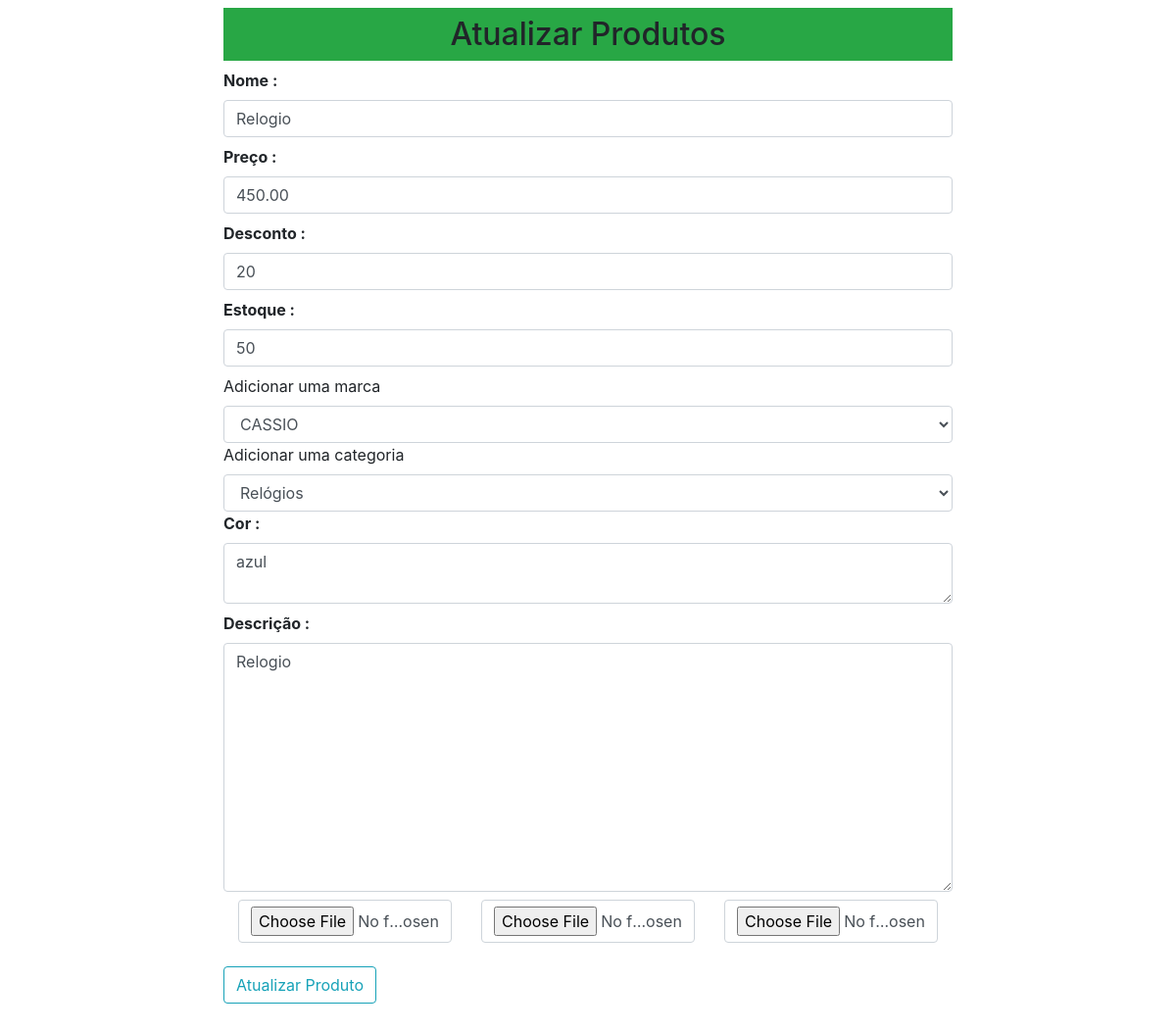
The page /updateproduto/1 on the database as committed earlier.
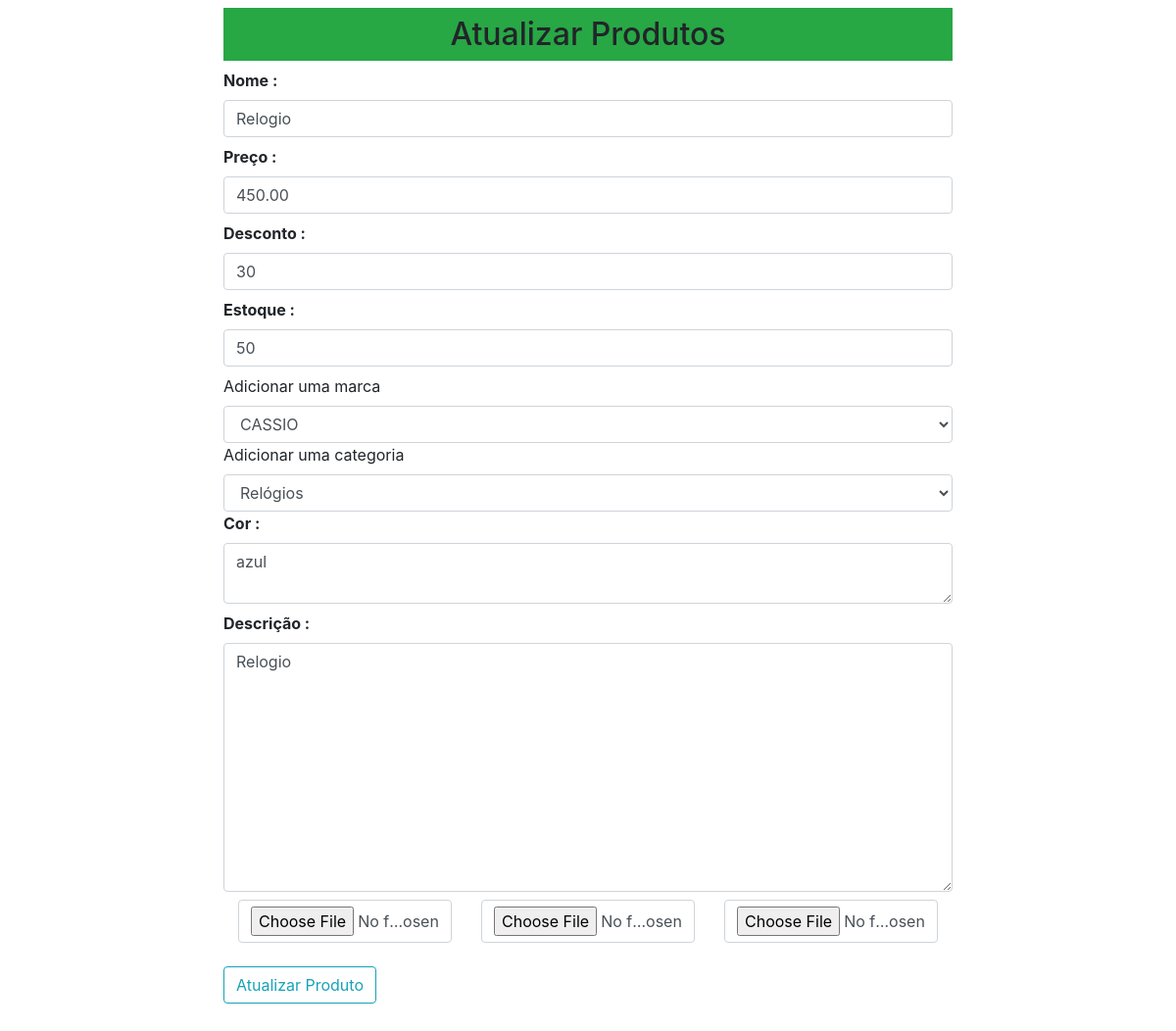
The same page on the database as committed later.
### loja/produtos/models.py (models this page shows, shortened)
class Addproduto(db.Model):
    id = db.Column(db.Integer, primary_key=True)
    name = db.Column(db.String(80), nullable=False)
    price = db.Column(db.Numeric(10,2), nullable=False)
    discount = db.Column(db.Integer, default=0)
    stock = db.Column(db.Integer, nullable=False)
    colors = db.Column(db.Text, nullable=False)
    desc = db.Column(db.Text, nullable=False)
    pub_date = db.Column(db.DateTime, nullable=False, default=datetime.utcnow)
    marca_id = db.Column(db.Integer, db.ForeignKey('marca.id'),nullable=False)
    marca = db.relationship('Marca', backref=db.backref('marcas', lazy=True))
    categoria_id = db.Column(db.Integer, db.ForeignKey('categoria.id'),nullable=False)
    categoria = db.relationship('Categoria', backref=db.backref('categorias', lazy=True))
    image_1 = db.Column(db.String(150), nullable=False, default='image.jpg')
    image_2 = db.Column(db.String(150), nullable=False, default='image.jpg')
    image_3 = db.Column(db.String(150), nullable=False, default='image.jpg')

### loja/produtos/rotas.py (the view, shortened to what this page needs)
@app.route('/updateproduto/<int:id>', methods = ['POST', 'GET'])
def updateproduto(id):
    marcas = Marca.query.all()
    categorias = Categoria.query.all()
    produto = Addproduto.query.get_or_404(id)
    marca = request.form.get('marca')
    categoria = request.form.get('categoria')
    form = Addprodutos(request.form)
    form.name.data = produto.name
    form.price.data = produto.price
    form.discription.data = produto.desc
    form.stock.data = produto.stock
    form.colors.data = produto.colors
    form.discount.data = produto.discount
    return render_template('/produtos/updateproduto.html', title='Atualizar Produtos', form=form,marcas=marcas,categorias=categorias,produto=produto)

### loja/produtos/forms.py
class Addprodutos(Form):
    name = StringField('Nome :', [validators.DataRequired()])
    price = DecimalField('Preço :', [validators.DataRequired()])
    discount = IntegerField('Desconto :', [validators.DataRequired()])
    stock = IntegerField('Estoque :', [validators.DataRequired()])
    discription = TextAreaField('Descrição :', [validators.DataRequired()])
    colors = TextAreaField('Cor :', [validators.DataRequired()])
    image_1 = FileField('Imagem 1 :' , validators=[FileAllowed(['jpg', 'jpeg', 'png', 'gif'])])
    image_2 = FileField('Imagem 2 :' , validators=[FileAllowed(['jpg', 'jpeg', 'png', 'gif'])])
    image_3 = FileField('Imagem 3 :' , validators=[FileAllowed(['jpg', 'jpeg', 'png', 'gif'])])

### loja/templates/produtos/updateproduto.html (shortened to what this page needs)
{% extends 'layouts.html' %}
{% block content %}
<div class="container">
    <div class="row">
        <div class="col-md-2"></div>
        <div class="col-md-8 p-2">
            <h2 class="text-center bg-success p-2">Atualizar Produtos</h2>
            {% from "_formhelpers.html" import render_field %}
            <form action="" method="POST" enctype="multipart/form-data">
                {{ render_field(form.name, class="form-control", placeholder="Nome do produto") }}
                {{ render_field(form.price, class="form-control", placeholder="Preço do produto") }}
                {{ render_field(form.discount, class="form-control", placeholder="Desconto do produto") }}
                {{ render_field(form.stock, class="form-control", placeholder="Estoque do produto") }}
                <label for="marca">Adicionar uma marca</label>
                <select name="marca" id="marca" class="form-control" required>
                    <option value="{{produto.marca_id}}">{{produto.marca.name}}</option>
                </select>
                <label for="categoria">Adicionar uma categoria</label>
                <select name="categoria" id="categoria" class="form-control" required>
                    <option value="{{produto.categoria_id}}">{{produto.categoria.name}}</option>
                </select>
                {{ render_field(form.colors, class="form-control", placeholder="Cores do produto") }}
                {{ render_field(form.discription, class="form-control", placeholder="Descrição do produto",rows="10") }}
                <div class="container">
                    <div class="row">
                        <div class="col-md-4"><input type="file" name="image_1" class="form-control"></div>
                        <div class="col-md-4"><input type="file" name="image_2" class="form-control"></div>
                        <div class="col-md-4"><input type="file" name="image_3" class="form-control"></div>
                    </div>
                </div>
                <button type="submit" class="btn btn-outline-info mt-4 mb-5">Atualizar Produto</button>
            </form>
        </div>
        <div class="col-md-2"></div>
    </div>
</div>
{% endblock content %}

Rows that differ between the two databases and show on the page:
changed Addproduto "Relogio": discount "20" → "30"
